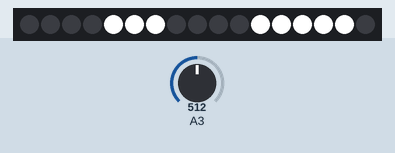
Simulated run of this sketch. Board: Arduino Leonardo, built with avr-gcc and run on an emulated ATmega32U4. On the bench: 17 RGB LEDs in strip order, left to right. The inputs (shaded band) are chosen by the test bench; at power-on: A3 = 512. Dim RGB values are drawn brighter than linear; random numbers use the default seed unless the sketch sets one.

Above: at 1.4 s.
1.5 s: A3 set to 140
At 2.34 s:
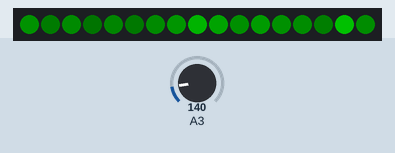
At 2.96 s:
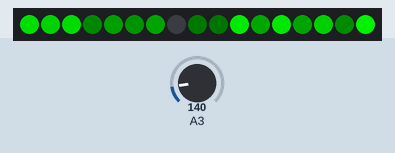
4.3 s: A3 set to 150
At 4.84 s:
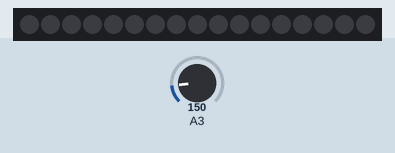

Measured:
- the behaviour switches between 149 and 150 on A3 (found by bisection; images 2 and 3)
- what the display in image 3 shows lasts 0.5 s, from 4.6 s to 5.1 s

The sketch:

Rainbrella_Esplora_lightning.ino
```cpp
/*Esplora Sound Sensor*/
#include <Esplora.h>
//Configure sound threshold and sound pin
int thunderThreshold = 150;
int sound;

//Configure FastLED and output pin
#include <FastLED.h> // see http://fastled.io; uses branch FastLED3.1
// Configure LED driver
#define DATA_PIN 11        // digital pin used for LED strip/ring data line
#define LED_COUNT 17      // how many LEDs in the strip/ring
#define DRIVER WS2812B   // which FastLED driver to use

// Configure behavior
#define DECAY_DELAY 20    // delay between each tick
#define BRIGHT_BASE 50   // minimum brightness for a fresh drop
#define BRIGHT_ADD 105    // add this to above for maximum brightness of a fresh drop
#define CHANCE_OF_DROP 10 // the percent chance a dark drop will become fresh
#define DIM_RATE 8        // max amount to dim on each tick

// global variables
CRGB led[LED_COUNT];     // Addresses the pixels via FastLED, must be RGB space
CHSV drops[LED_COUNT];   // Addresses the colors using HSV space; must map to led[] to display


/* seed_drop() - a rain drop "hits" a pixel
 * note that this function doesn't specify which pixel, that's on you
 */
CHSV seed_drop() {
    CHSV drop = CHSV(HUE_GREEN, 255, random8(BRIGHT_BASE)+BRIGHT_ADD);
    return(drop);
}

/* In the Arduino setup phase, configure the driver, seed the first drops, and
 * show a black strip
 */

void setup() {
    pinMode(DATA_PIN, OUTPUT); //Defining DATA_PIN as the output for LEDs
    delay(250);  // on some boards, this _really_ helps with catching the reset for re-programming

    // Add LEDs, set the color correction profile, and set all pixels black
    FastLED.addLeds<DRIVER, DATA_PIN, GRB>(led, LED_COUNT).setCorrection(TypicalLEDStrip);
    fill_solid(led, LED_COUNT, CRGB::Black);

    // Seed first rain drops
    uint8_t numdrops = random8(LED_COUNT / 2 * 3);
    for (uint8_t i = 0; i < numdrops; i++) {
        drops[i] = seed_drop();
    }
    FastLED.show(); // this will show all black, because led[] is still all black
}

void thunderburst() {
  // this thunder works by lighting two random lengths
  // of the strand from 10-20 pixels.
  int rs1 = random(0,LED_COUNT/2);
  int rl1 = random(3,8);
  int rs2 = random(rs1+rl1,LED_COUNT);
  int rl2 = random(4,9);

  //repeat this chosen strands a few times, adds a bit of realism
  for(int r = 0;r<random(3,6);r++){

    for(int i=0;i< rl1; i++){
      led[i+rs1] = CHSV( 0, 0, 255);
    }

    if(rs2+rl2 < LED_COUNT){
      for(int i=0;i< rl2; i++){
        led[i+rs2] = CHSV( 0, 0, 255);
      }
    }

    FastLED.show();
    //stay illuminated for a set time
    delay(random(10,50));

    reset();
    delay(random(10,50));
  }
}

void reset(){
  for (int i=0;i<LED_COUNT;i++){
    led[i] = CHSV( 0, 0, 0);
  }
  FastLED.show();

}

/* In the Arduino loop phase, each tick dims bright drops and has a chance to
 * make fresh drops out of dim/dark pixels
 */
void loop() {
sound = Esplora.readMicrophone();//read the sensor into a variable
if(sound<=thunderThreshold){ //defining action under sound threshold
    for (uint8_t i = 0; i < LED_COUNT; i++) {
        // if the drops are very dim or off, there's a chance to make them fresh drops on this tick
        if (drops[i].v <= 10) {
            if (random8(100) < CHANCE_OF_DROP) {
                drops[i] = seed_drop();
            }
        }

        // if they are lit *at all*, dim them by 0..DIM_RATE
        if (drops[i].v > 0) {
            drops[i].v = drops[i].v-random8(DIM_RATE);
        }

        led[i] = drops[i]; // Map to CRGB space for display
        /* TODO: use a FastLED fade function
         * the fade functions can work on RGB space, avoid mapping, and that
         * would improve performance and shrink the compiled sketch (proabably)
         */
    }

    // Show, then wait for next tick. Personal preference, you could reverse these
    FastLED.show();
    FastLED.delay(DECAY_DELAY);
}
//defining the lightning effect levels
sound = Esplora.readMicrophone();//read the sensor into a variable
if(sound>=(thunderThreshold)){ //defining action at threshold

thunderburst();
reset();
  }
}
```
